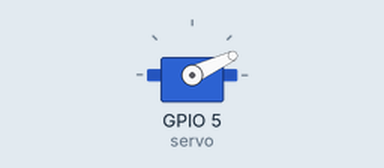
Bench run of a program on a simulated ESP32 board running MicroPython. Shown: servo. Servo angles are drawn from the pulse width (0.5 ms = 0°, 2.5 ms = 180°). At 4.0 s the program stops and its outputs stay as they are.

Above: at 0.1 s.
At 2.1 s:
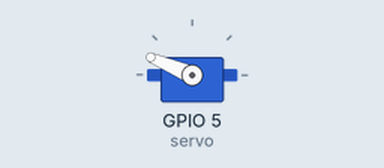
Timing chart, 0 to 3.6 s (numbered marks = the images above):
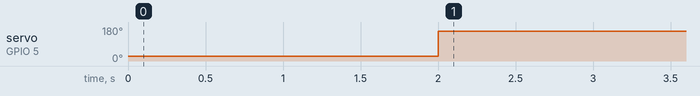

Measured:
- by itself, servo on GPIO 5 (servo): 25° → 157° at 2.0 s

The program:

main.py
```python
import machine
import time

#设置PWM 引脚G5,频率50Hz
servo = machine.PWM(machine.Pin(5), freq=50)

servo.duty(40)#舵机角度的设定
time.sleep(2)#延时2秒
servo.duty(115)
time.sleep(2)
servo.duty(180)
```
